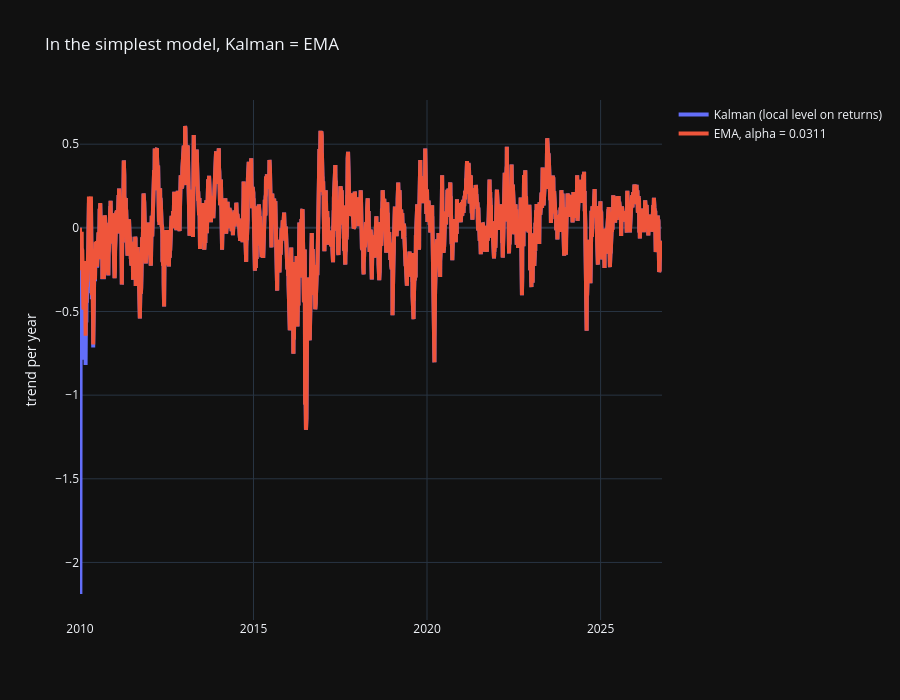

Source (notebook cell):
### Markdown cell above
Bruder et al. show it explicitly for the simplest model (returns = slope + noise, slope = random walk): the Kalman filter **is** an EMA of returns, with smoothing factor equal to the steady-state gain

$$\kappa = \frac{2\sigma_\eta}{\sigma_\eta + \sqrt{\sigma_\eta^2 + 4\sigma_\zeta^2}}$$

Let's verify it numerically.

### Code cell
def kalman_local_level(x, q, r):
    # returns = slope + noise(r), slope = random walk(q)
    m, P, out = 0.0, 1e6, np.empty(len(x))
    for t, xt in enumerate(x):
        P += q
        K = P / (P + r)
        m += K * (xt - m)
        P *= 1 - K
        out[t] = m
    return out

q, r = 1e-3 * R_bar, R_bar
kappa = 2 * np.sqrt(q) / (np.sqrt(q) + np.sqrt(q + 4 * r))
kalman_ll = pd.Series(kalman_local_level(ret.values, q, r), index=ret.index)
ema_equiv = ret.ewm(alpha=kappa, adjust=False).mean()

print(f"steady-state gain = {kappa:.5f}  ->  EMA span ≈ {2 / kappa - 1:.0f} bars")
print("max |Kalman - EMA| after 500 bars:", (kalman_ll - ema_equiv).iloc[500:].abs().max())
plot_lines({"Kalman (local level on returns)": kalman_ll * BARS_PER_YEAR,
            f"EMA, alpha = {kappa:.4f}": ema_equiv * BARS_PER_YEAR},
           "In the simplest model, Kalman = EMA", ytitle="trend per year")

### Figure 1 — Plotly figure (JSON) as saved in the notebook; plotly's stock layout.template omitted (floating-point values rounded to 4 significant figures; data arrays with more than 128 entries replaced by an {"elided": "..."} marker saying what was removed)
{"data": [{"line": {"width": 4}, "name": "Kalman (local level on returns)", "type": "scatter", "x": {"elided": "4367 str values"}, "y": {"elided": "4367 float values"}}, {"line": {"width": 4}, "name": "EMA, alpha = 0.0311", "type": "scatter", "x": {"elided": "4367 str values"}, "y": {"elided": "4367 float values"}}], "layout": {"height": 700, "hovermode": "x unified", "title": {"text": "In the simplest model, Kalman = EMA"}, "xaxis": {"title": {}}, "yaxis": {"title": {"text": "trend per year"}}}}
